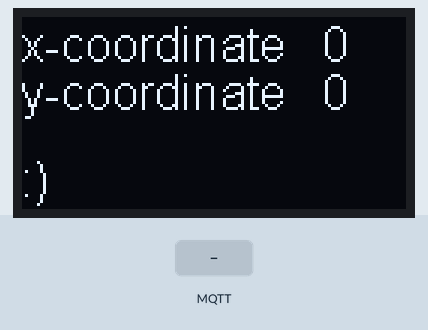
This sketch was run on a simulated ESP8266 (Wemos D1 mini). Shown: 128×64 one-colour display. The inputs (shaded band) are chosen by the test bench. WiFi joins after 1.5 s; servers stay silent unless stated; random numbers use the default seed unless the sketch sets one; no MQTT or app messages arrive unless stated; what the sketch prints to the serial monitor is not drawn.

Above: at 5.7 s.
5.8 s: MQTT message "5" arrives on the first subscribed topic
At 7.8 s:
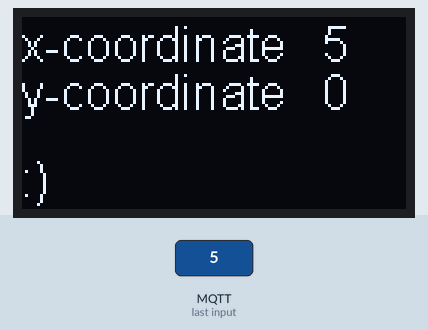
8.1 s: MQTT message "90" arrives on the first subscribed topic
At 9.2 s:
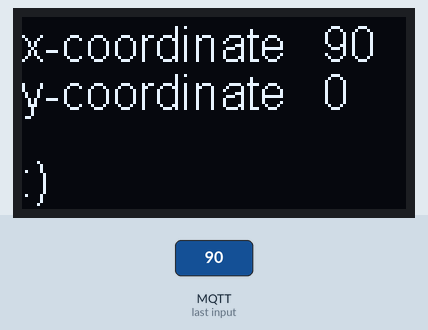
Timing chart, 0 to 11.1 s (numbered marks = the images above; inputs shaded):
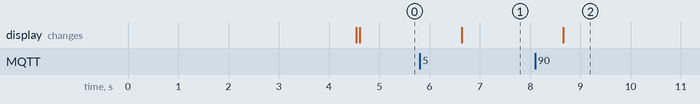

The sketch:

LidarTest.ino
```cpp
#include <ESP8266WiFi.h>
#include "PubSubClient.h"
#include "WiFiManager.h"
#include <Ultrasonic.h>
#include <Servo.h>
#include <Wire.h>
#include "SSD1306.h"


#define motor1pin D0
#define motor2pin D2

Servo motor1;  // Creates a servo object called "motor1"
Servo motor2;  // Creates a servo object called "motor2"

Ultrasonic ultrasonic_driver(D8, D5);  // An ultrasonic sensor HC-04
Ultrasonic ultrasonic_center(D9, D6);  // An ultrasonic sensor HC-04
Ultrasonic ultrasonic_pass(D10, D7);  // An ultrasonic sensor HC-04

SSD1306 display(0x3C, D14, D15);

//MQTT Communication associated variables
char payload_global[100];
boolean flag_payload;

//MQTT Setting variables
const char* mqtt_server = "155.246.62.110";   //MQTT Broker(Server) Address
const char* MQusername = "jojo";              //MQTT username
const char* MQpassword = "hereboy";           //MQTT password
const char* MQtopic = "louis_lidar2";         //MQTT Topic for Arena_1 (EAS011 - South)
const int mqtt_port = 1883;                   //MQTT port#

//Stevens WiFi Setting variables
const char* ssid = "Stevens-IoT";             //Stevens Wi-Fi SSID (Service Set IDentifier)
const char* password = "nMN882cmg7";          //Stevens Wi-Fi Password

//WiFi Define
WiFiClient espClient;
PubSubClient client(espClient);

void setup_wifi() {
  delay(10);
  // We start by connecting to a Stevens WiFi network
  WiFi.begin(ssid, password);
  while (WiFi.status() != WL_CONNECTED) {
    delay(500);
    Serial.print(".");
  }
  randomSeed(micros());
}

void callback(char* topic, byte* payload, unsigned int length) {
  for (int i = 0; i < length; i++) {
    payload_global[i] = (char)payload[i];
  }
  payload_global[length] = '\0';
  flag_payload = true;
}

void reconnect() {
  // Loop until we're reconnected
  while (!client.connected()) {
    // Create a random client ID
    String clientId = "ESP8266Client-";
    clientId += String(random(0xffff), HEX);
    // Attempt to connect
    if (client.connect(clientId.c_str(),MQusername,MQpassword)) {
      client.subscribe(MQtopic);              //EAS011 South - "louis_lidar1"       EAS011 North - "louis_lidar2"
    } else {
      // Wait 5 seconds before retrying
      delay(5000);
    }
  }
}

void setup() {
  setup_wifi();
  delay(3000);
  Serial.println("Wemos POWERING UP ......... ");
  client.setServer(mqtt_server, mqtt_port);   //This 1883 is a TCP/IP port number for MQTT
  client.setCallback(callback);

  Serial.begin(115200);

  // Display Setup
  display.init();
  display.flipScreenVertically();
  display.setFont(ArialMT_Plain_16);
  display.drawString(0, 0, "Initializing");
  display.display();
}

void loop() {
  //subscribe the data from MQTT server
  if (!client.connected()) {
    Serial.print("...");
    reconnect();
  }
  client.loop();

  String payload(payload_global);
  int testCollector[10];
  int count = 0;
  int prevIndex, delimIndex;

  prevIndex = payload.indexOf('[');
  while( (delimIndex = payload.indexOf(',', prevIndex +1) ) != -1){
    testCollector[count++] = payload.substring(prevIndex+1, delimIndex).toInt();
    prevIndex = delimIndex;
  }
  delimIndex = payload.indexOf(']');
  testCollector[count++] = payload.substring(prevIndex+1, delimIndex).toInt();

  int x, y;
  //Robot location x,y from MQTT subscription variable testCollector
  x = testCollector[0];
  y = testCollector[1];

  // OLED controls
  char temp1[50];
  char temp2[50];
  sprintf(temp1, "%d", x);
  sprintf(temp2, "%d", y);
  const char *c = temp1;
  const char *d = temp2;
  display.clear();
  display.drawString(0, 0, "x-coordinate");
  display.drawString(100, 0, c);
  display.drawString(0, 16, "y-coordinate");
  display.drawString(100, 16, d);
  display.drawString(0, 45, ":)");
  display.display();

  // Serial monitor controls
  Serial.print("x-coordinate: ");
  Serial.println(c);
  Serial.print("y-coordinate: ");
  Serial.println(d);
  Serial.println("\n");
  delay(1000);
}
```

Measured:
- after the input at 5.8 s, the display: changes after 0.83 s (image 1)
- after the input at 8.1 s, the display: changes after 0.56 s (image 2)
